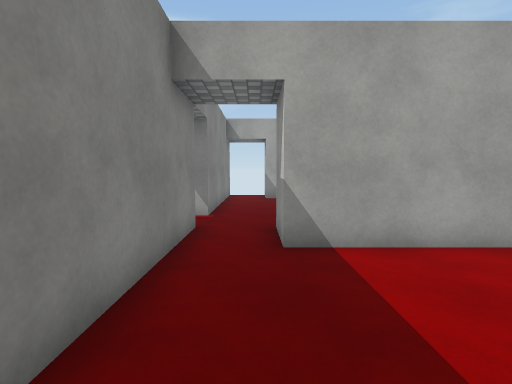
View 1 (above)

19 first-person views from a walk through a 3-D level made in the Unity game engine. The camera is 1.4 m above the floor, tilts 4° down and sees 80° across. The floor is counted in squares, 1 m on a side. Each view is taken from the middle of a square. On the plan, view 1 faces up. The plan holds only what a view shows up to about 14 squares ahead; the rest is blank. The place goes on beyond the plan. The player is left out. Surface patterns are stand-ins for the level's own textures.

View 2
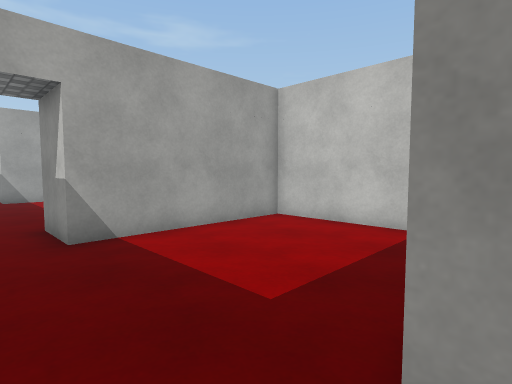

View 3
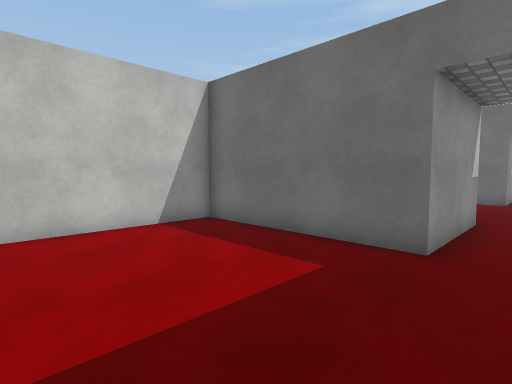

View 4
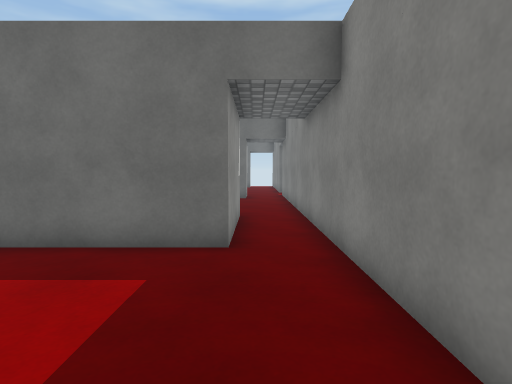

View 5
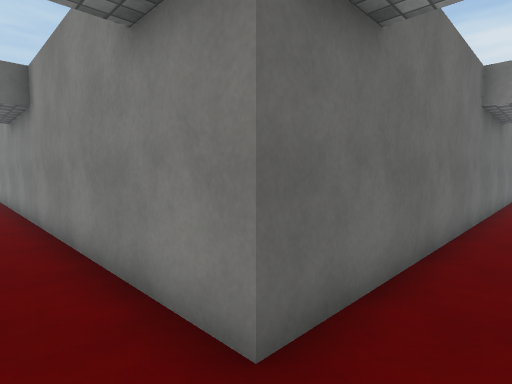

View 6
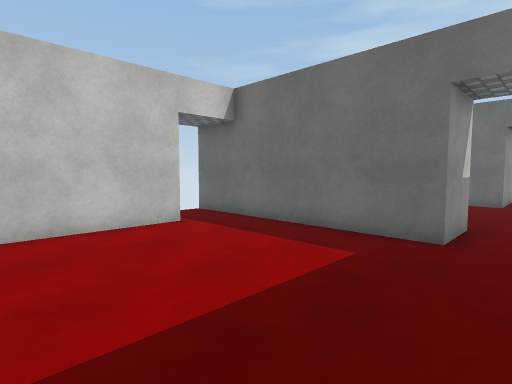

View 7
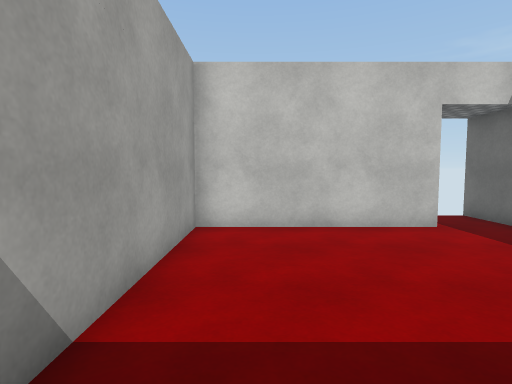

View 8
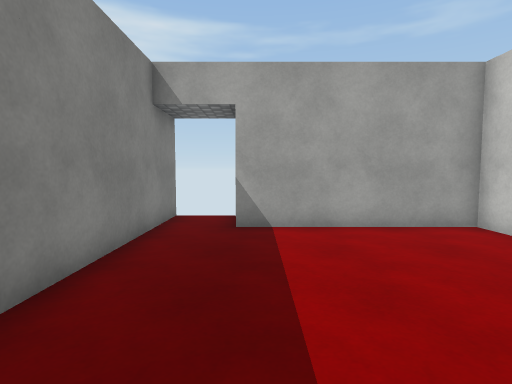

View 9
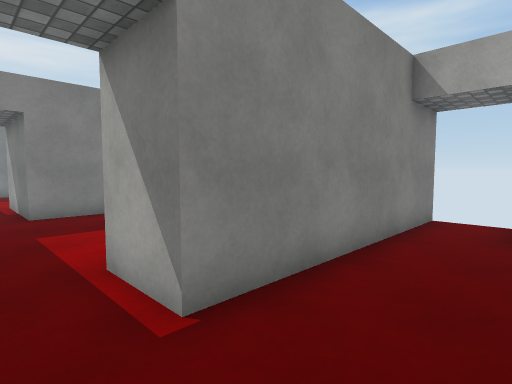

View 10
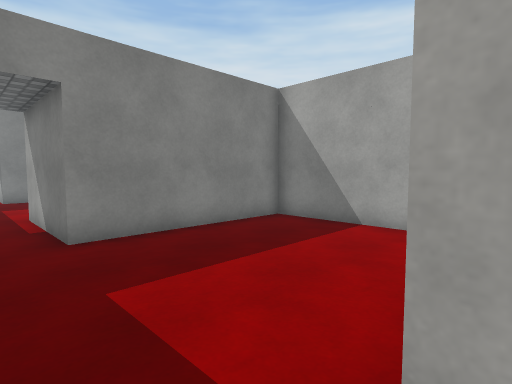

View 11
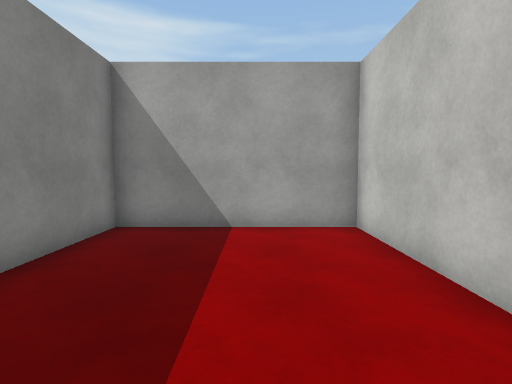

View 12
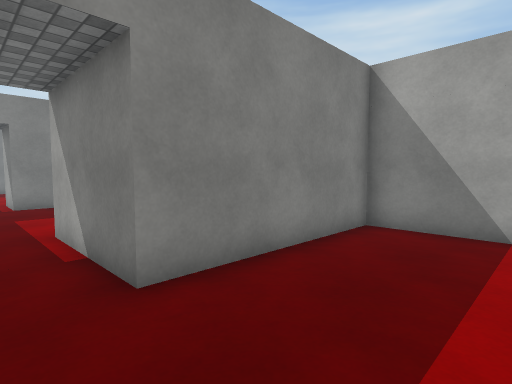

View 13
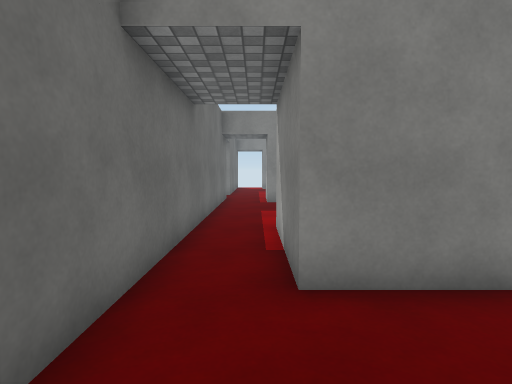

View 14
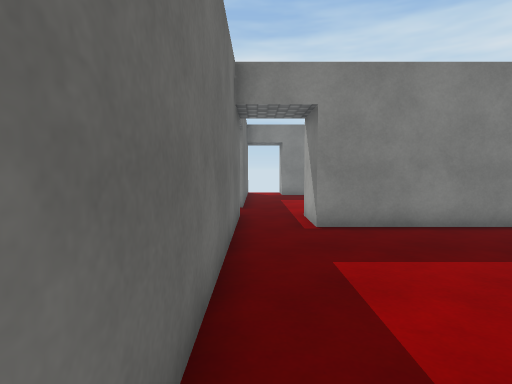

View 15
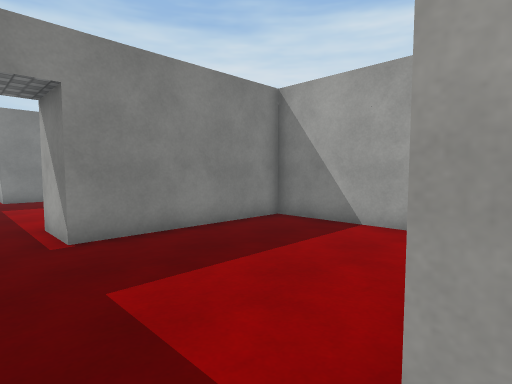

View 16
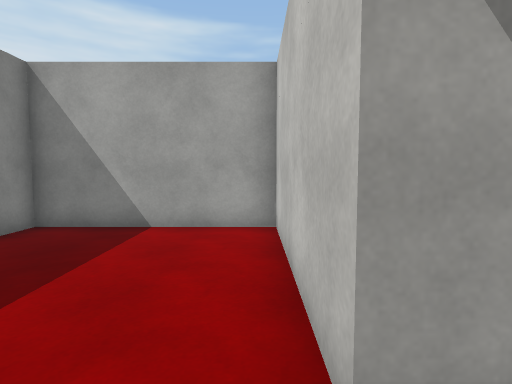

View 17
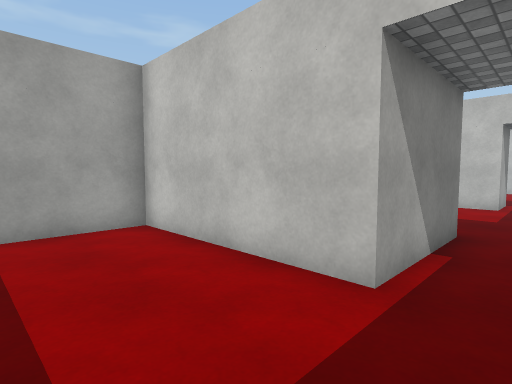

View 18
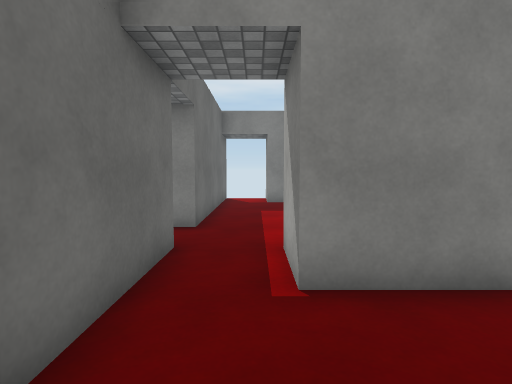

View 19
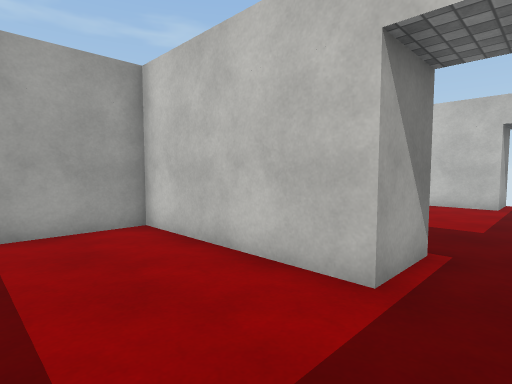

### Floor plan
Ten units are one square. View 1 is at (0, 0); x grows to the right and y downward. Boxes are objects, and circles mark ways between rooms. Rooms are numbered by the first view taken in them; rooms with no view inside come last. Other rooms are left out.
<svg viewBox="-220 -181 310 231">
<path fill="none" stroke="#000" d="M-15 -75 -15 44M5 45 5 5 65 5 65 -55 5 -55 5 -75M5 -75 85 -75M-35 -75 -15 -75M85 -95 65 -95 65 -155 5 -155 5 -164M-15 -176 -15 -95 -35 -95M-35 -95 -35 -155 -95 -155 -95 -95 -135 -95M-145 -75 -35 -75M-135 -95 -135 -155 -195 -155 -195 -95 -215 -95M-215 -75 -145 -75"/>
<circle cx="-5" cy="-65" r="3" fill="#2a7"/>
<circle cx="-25" cy="-85" r="3" fill="#2a7"/>
<circle cx="-140" cy="-85" r="3" fill="#2a7"/>
<text x="20" y="-20">1</text>
<text x="20" y="-110">2</text>
<text x="-70" y="-110">3</text>
<text x="-170" y="-110">4</text>
</svg>
Room 1 opens to room 2. Room 2 opens to room 3. Room 3 opens to room 4.

Where each view was taken, in squares from view 1:
view 1: 0 up, 0 right, facing up
view 2: 1 down, 1 left, facing up-right
view 3: 5 up, 1 left, facing down-right
view 4: 5 up, 0 right, facing down
view 5: 9 up, 0 right, facing down-left
view 6: 14 up, 1 left, facing down-right
view 7: 14 up, 1 left, facing right
view 8: 8 up, 1 right, facing up
view 9: 8 up, 1 right, facing up-left
view 10: 8 up, 3 left, facing up-left
view 11: 8 up, 6 left, facing up
view 12: 8 up, 6 left, facing up-left
view 13: 9 up, 6 left, facing left
view 14: 8 up, 12 left, facing left
view 15: 8 up, 13 left, facing up-left
view 16: 8 up, 14 left, facing up
view 17: 8 up, 17 left, facing up-right
view 18: 9 up, 16 left, facing left
view 19: 8 up, 7 left, facing up-right
